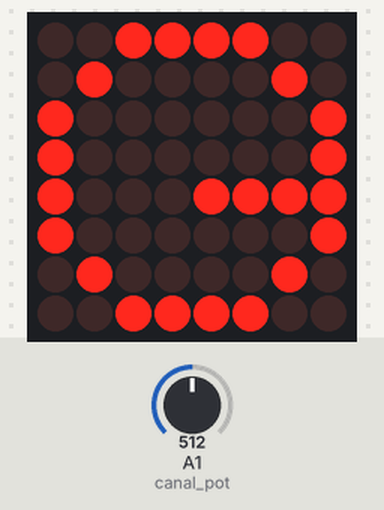
A sketch run on a simulated Arduino Uno, built with avr-gcc and run on an emulated ATmega328P. Parts: 8×8 LED matrix. Inputs (shaded band) come from the test bench; at power-on: A1 (canal_pot) = 512. What the sketch prints to the serial monitor is not drawn.

Above: at 2.6 s.
At 5.9 s:
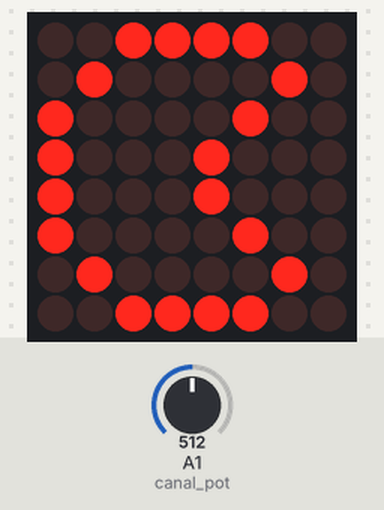

Measured:
- what the display in image 0 shows lasts 2.5 s, from 2.6 s to 5.1 s

The sketch:

Pacman.ino
```cpp
/*
   Fundacion Kinal
   Centro educativo tecnico laboral Kinal
   Quinto perito
   Quinto electronica
   Codigo Tecnico: EB5AM
   Curso: Taller de electronica digital y reparacion de computadoras I
   Proyecto: Pacman
   Dev: Ludwyn Steven Ajsivinac Alonzo
   Fecha: 18 de Julio
*/
//Librerias
#include <LedControl.h> //Libreria que me permita usar el IC MAX7219 (matriz led)

//directivas de preprocesador
#define din_matrix  2  //pin2 del arduino conectado al pin DIN de la matriz led
#define cs_matrix   3  //pin2 del arduino conectado al pin CS de la matriz led
#define clk_matrix  4  //pin4 del arduino conectado al pin CLK de la matriz led
#define canal_pot   A1  //A0 del arduino conectado al pin pot


//Constructores
//Voy a controlar con el objeto PacmanMatrix un arreglo de 1 matriz led
LedControl PacmanMatrix = LedControl(din_matrix, clk_matrix, cs_matrix, 1);

//Variable
byte pacman_boca_abierta[8]= {
  B00111100,
  B01000010,
  B10000100,
  B10001000,
  B10001000,
  B10000100,
  B01000010,
  B00111100
};
byte pacman_boca_cerrada[8]= {
  B00111100,
  B01000010,
  B10000001,
  B10000001,
  B10001111,
  B10000001,
  B01000010,
  B00111100
};


void setup() {
   Serial.begin(9600); //Inicio la comunicacion serial a 9600 baudios
   PacmanMatrix.shutdown(0, false);
   PacmanMatrix.setIntensity(0,15);
   PacmanMatrix.clearDisplay(0);
   Serial.println("Uso de la matriz led");

}

void loop() {
 int valor_adc_pot = analogRead(canal_pot);
 int velocidad = map(valor_adc_pot,0,1023,100,5000);
 pacmanabierto();
 delay(velocidad);
 pacmancerrado();
 delay(velocidad);

}
void pacmanabierto() {
  for(int i=0; i<8; i++)
  {
    PacmanMatrix.setRow(0,i,pacman_boca_abierta[i]);
  }

}
void pacmancerrado() {
  for(int i=0; i<8; i++)
  {
    PacmanMatrix.setRow(0,i,pacman_boca_cerrada[i]);
  }

}
```
